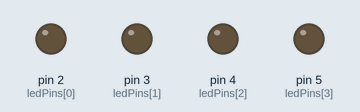
A sketch run on a simulated Arduino Uno, built with avr-gcc and run on an emulated ATmega328P. Shown: output pins drawn as LEDs (lit = HIGH).

Above: at 0.5 s.
At 2.5 s:
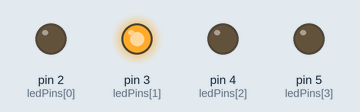
At 4.5 s:
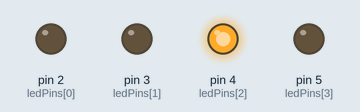
At 9.5 s:
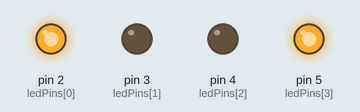
At 14.5 s:
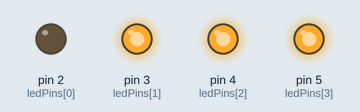
At 19.5 s:
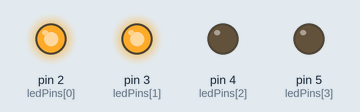
Timing chart, 0 to 20.8 s (numbered marks = the images above):
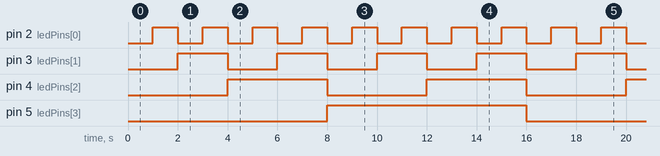

The sketch:

binary_counter.ino
```cpp
// Digital Counter up to 15 using 4 LEDs
// Avinash's Arduino project

int ledPins[] = {2, 3, 4, 5};  // LEDs connected to pins 2,3,4,5

void setup() {
  // Set all LED pins as output
  for (int i = 0; i < 4; i++) {
    pinMode(ledPins[i], OUTPUT);
  }
}

void loop() {
  // Count from 0 to 15
  for (int count = 0; count <= 15; count++) {
    displayBinary(count);   // Show binary value on LEDs
    delay(1000);
  }
}

// Function to display a number in binary on LEDs
void displayBinary(int num) {
  for (int i = 0; i < 4; i++) {
    int bitValue = bitRead(num, i);   // Read each bit
    digitalWrite(ledPins[i], bitValue);
  }
}
```

Measured:
- by itself, pin 2 (ledPins[0]): alternates HIGH for 1.0 s and LOW for 1.0 s
- by itself, pin 3 (ledPins[1]): alternates HIGH for 2.0 s and LOW for 2.0 s
- by itself, pin 4 (ledPins[2]): alternates HIGH for 4.0 s and LOW for 4.0 s
- by itself, pin 5 (ledPins[3]): alternates HIGH for 8.0 s and LOW for 8.0 s
